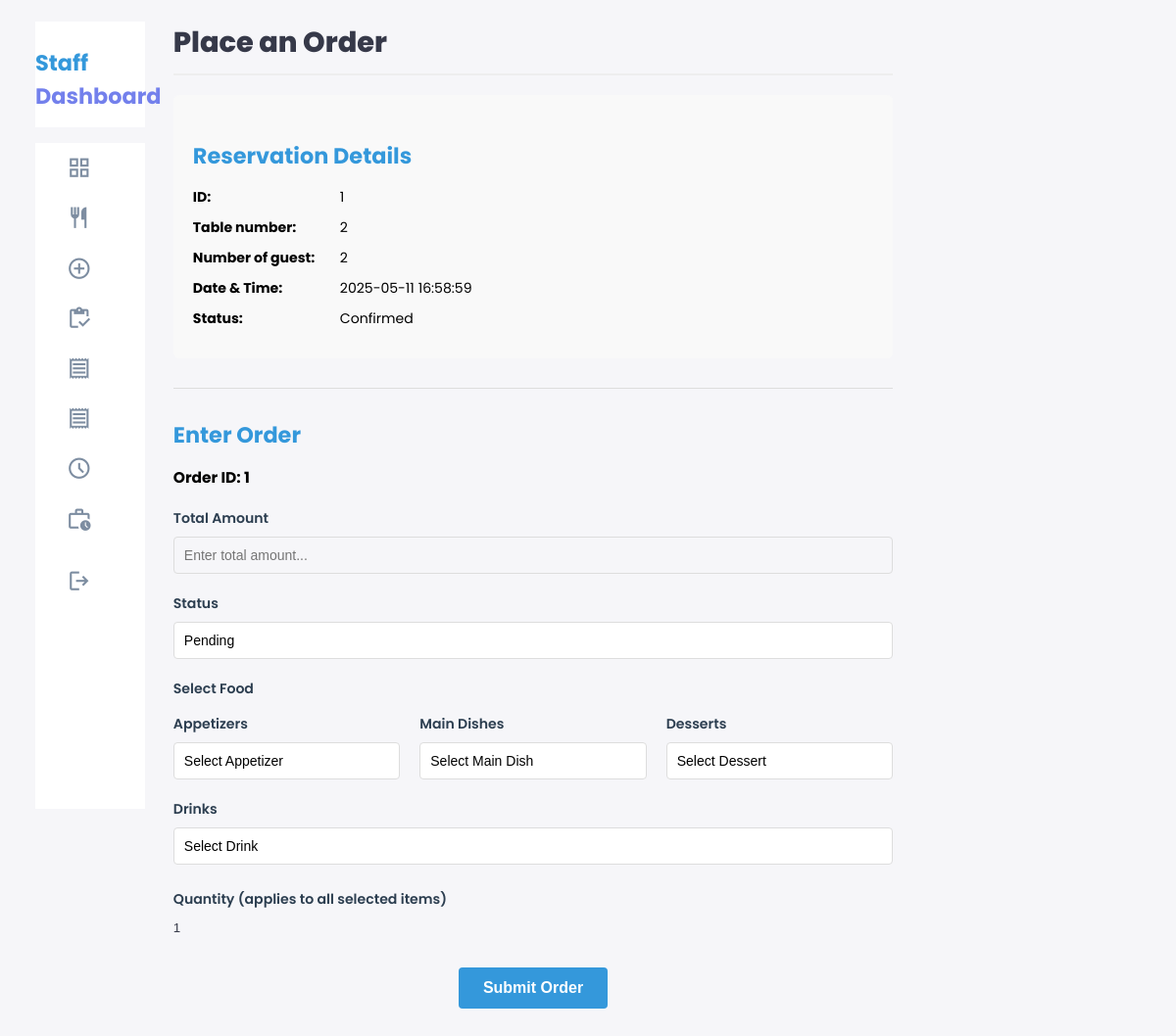
The page /staff/add_orders.php?reservation_id=1 (signed in) on the database its author committed.
### tables this page shows
CREATE TABLE `reservations` (
  `id` int(11) NOT NULL,
  `reservation_id` varchar(50) NOT NULL,
  `user_id` int(20) NOT NULL,
  `customer_name` varchar(255) NOT NULL,
  `table_number` int(11) NOT NULL,
  `date_time` datetime NOT NULL,
  `time_of_event` time NOT NULL,
  `num_guests` int(11) NOT NULL,
  `special_request` text DEFAULT NULL,
  `status` enum('Pending','Confirmed','Completed','Cancelled') DEFAULT 'Pending',
  `created_at` timestamp NOT NULL DEFAULT current_timestamp(),
  `updated_at` timestamp NOT NULL DEFAULT current_timestamp() ON UPDATE current_timestamp()
);

### staff/add_orders.php (the view, shortened to what this page needs)
<?php
require_once '../config/database.php';
if(isset($_GET['reservation_id'])){
    $reservation_id = $_GET['reservation_id'];
    $query = "SELECT * FROM reservations WHERE reservation_id = $reservation_id";
    $result = $mysqli->query($query);
    $reservation = $result->fetch_assoc();
}
?>
<!DOCTYPE html>
<html lang="en">
<head>
    <?php
        require_once './includes/header.php';
    ?>
</head>
<body>
    <div class="container">
        <?php require_once './includes/sidenav.php'; ?>
        <main>
            <h1>Place an Order</h1>
            <div class="reservation-details">
                <h2>Reservation Details</h2>
                <div class="detail-item">
                    <span class="detail-label">ID:</span>
                    <span><?php echo isset($reservation['reservation_id']) ? $reservation['reservation_id'] : 'N/A'; ?></span>
                </div>
                <div class="detail-item">
                    <span class="detail-label">Table number:</span>
                    <span><?php echo isset($reservation['table_number']) ? $reservation['table_number'] : 'N/A'; ?></span>
                </div>
                <div class="detail-item">
                    <span class="detail-label">Number of guest:</span>
                    <span><?php echo isset($reservation['num_guests']) ? $reservation['num_guests'] : 'N/A'; ?></span>
                </div>
                <div class="detail-item">
                    <span class="detail-label">Date & Time:</span>
                    <span><?php echo isset($reservation['date_time']) ? $reservation['date_time'] : 'N/A'; ?></span>
                </div>
                <div class="detail-item">
                    <span class="detail-label">Status:</span>
                    <span><?php echo isset($reservation['status']) ? $reservation['status'] : 'N/A'; ?></span>
                </div>
            </div>
            <hr>
            <h2>Enter Order</h2>
            <span class="order-id">Order ID: <?php echo isset($reservation['reservation_id']) ? $reservation['reservation_id'] : 'New Order'; ?></span>
            <form method="POST">
                <div class="input-group">
                    <label for="total">Total Amount</label>
                    <input type="text" name="total" id="total" placeholder="Enter total amount..." required>
                </div>
                <div class="input-group">
                    <label for="status">Status</label>
                    <select name="status" id="status" required>
                        <option value="pending">Pending</option>
                    </select>
                </div>
                <div class="input-group">
                    <label>Select Food</label>
                    <div class="food-selection">
                        <div class="food-category">
                            <label>Appetizers</label>
                            <select name="menu_item_id">
                                <option value="">Select Appetizer</option>
                            </select>
                        </div>
                        <div class="food-category">
                            <label>Main Dishes</label>
                            <select name="menu_item_id_n">
                                <option value="">Select Main Dish</option>
                            </select>
                        </div>
                        <div class="food-category">
                            <label>Desserts</label>
                            <select name="menu_item_id_d">
                                <option value="">Select Dessert</option>
                            </select>
                        </div>
                        <div class="food-category">
                            <label>Drinks</label>
                            <select name="menu_item_id_dr">
                                <option value="">Select Drink</option>
                            </select>
                        </div>
                    </div>
                </div>
                <div class="input-group">
                    <label for="quantity">Quantity (applies to all selected items)</label>
                    <input type="number" name="quantity" id="quantity" min="1" value="1" required>
                </div>
                <button class="submit-btn" type="submit" name="submit">Submit Order</button>
            </form>
        </main>
    </div>
</body>
</html>

### public/assets/css/admin.css (style rules this page uses)
:root { --clr-primary: #7380ec; --clr-danger: #ff7782; --clr-success: #41f1b6; --clr-white: #fff; --clr-info-dark: #7d8da1; --clr-info-light: #dce1eb; --clr-dark: #363949; --clr-warning: #ff4edc; --clr-light: rgba(132, 139, 200, 0.18); --clr-primary-variant: #111e88; --clr-dark-variant: #677483; --clr-color-background: #f6f6f9; --card-border-radius: 2rem; --border-radius-1: 0.4rem; --border-radius-2: 0.8rem; --border-radius-3: 1.2rem; --card-padding: 1.8rem; --padding-1: 1.2rem; --box-shadow: 0 2rem 3rem var(--clr-light); }
* { margin: 0; padding: 0; box-sizing: border-box; text-decoration: none; border: none; list-style: none; appearance: none; }
body { font-family: 'Poppins', sans-serif; width: 100vw; height: 100vh; font-size: .88rem; user-select: none; overflow-x: hidden; background: var(--clr-color-background); }
.container { display: grid; grid-template-columns: 14rem auto 14rem; width: 96%; gap: 1.8rem; margin: 0 auto; }
h1 { font-weight: 800; font-size: 1.8rem; }
h2 { font-size: 1.4rem; }
main { margin-top: 1.4rem; width: auto; }
main input { background-color: transparent; border: none; outline: none; color: var(--clr-dark); }
main h1 { color: var(--clr-dark); }
@media screen and (max-width: 1200px) { .container { width: 94%; grid-template-columns: 7rem auto 14rem; } }
button { padding: .5rem .75rem; cursor: pointer; }

### staff/add_orders.php (style rules this page uses)
h1 { color: #2c3e50; margin-bottom: 20px; border-bottom: 2px solid #eee; padding-bottom: 10px; }
h2 { color: #3498db; margin: 25px 0 15px 0; }
.reservation-details { background-color: #f9f9f9; padding: 20px; border-radius: 6px; margin-bottom: 25px; }
.detail-item { display: flex; margin-bottom: 10px; }
.detail-label { font-weight: bold; min-width: 150px; }
hr { border: 0; height: 1px; background-color: #ddd; margin: 30px 0; }
.order-id { font-weight: bold; font-size: 1.1em; margin-bottom: 20px; display: block; }
.food-selection { display: flex; flex-wrap: wrap; gap: 20px; margin: 15px 0 25px 0; }
.food-category { flex: 1; min-width: 200px; }
.food-category label { display: block; margin-bottom: 8px; font-weight: 600; color: #2c3e50; }
select { width: 100%; padding: 10px; border: 1px solid #ddd; border-radius: 4px; background-color: white; font-size: 14px; }
.input-group { margin-bottom: 20px; }
.input-group label { display: block; margin-bottom: 8px; font-weight: 600; color: #2c3e50; }
input[type="text"], textarea { width: 100%; padding: 10px; border: 1px solid #ddd; border-radius: 4px; font-size: 14px; }
.submit-btn { background-color: #3498db; color: white; border: none; padding: 12px 25px; border-radius: 4px; cursor: pointer; font-size: 16px; font-weight: 600; transition: background-color 0.3s; display: block; margin: 30px auto 0 auto; margin-bottom: 5rem; }

### rows shown on the page
reservations: reservation "1", table_number "2", num_guests "2", date_time "2025-05-11 16:58:59", status "Confirmed"
